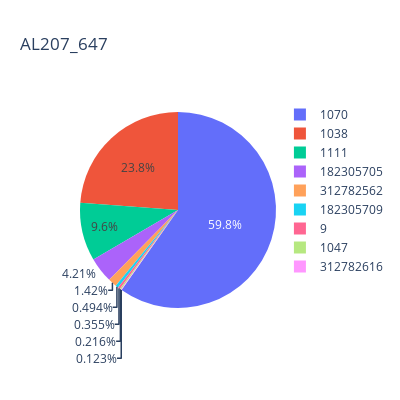
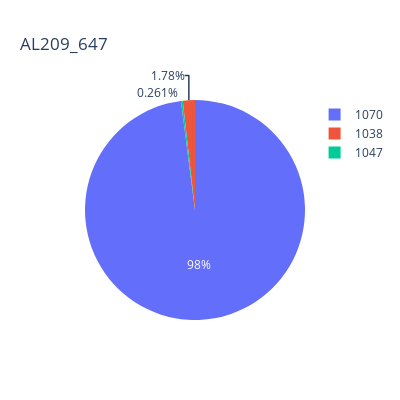
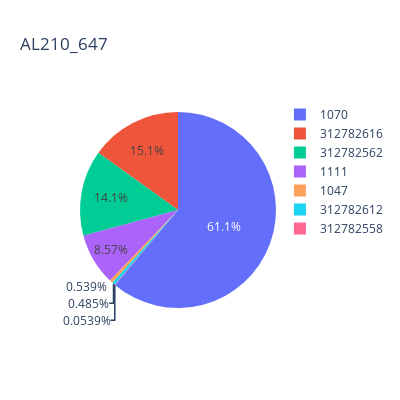
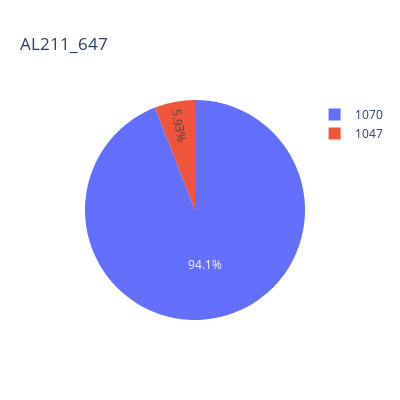

These figures' notebook cell, in order:
### Code cell
for i in range(0, len(data)):
    plot_pie(data,i)

### Figure 1 — Plotly figure (JSON) as saved in the notebook; plotly's stock layout.template omitted (floating-point values rounded to 4 significant figures)
{"data": [{"domain": {"x": [0, 1], "y": [0, 1]}, "hovertemplate": "label=%{label}<br>value=%{value}<extra></extra>", "labels": [9, 1038, 1047, 1070, 1111, 182305705, 182305709, 312782562, 312782616], "legendgroup": "", "name": "", "showlegend": true, "type": "pie", "values": [23, 1543, 14, 3873, 622, 273, 32, 92, 8]}], "layout": {"height": 400, "legend": {"tracegroupgap": 0}, "title": {"text": "AL207_647"}, "width": 400}}

### Figure 2 — Plotly figure (JSON) as saved in the notebook; plotly's stock layout.template omitted (floating-point values rounded to 4 significant figures)
{"data": [{"domain": {"x": [0, 1], "y": [0, 1]}, "hovertemplate": "label=%{label}<br>value=%{value}<extra></extra>", "labels": [1038, 1047, 1070], "legendgroup": "", "name": "", "showlegend": true, "type": "pie", "values": [75, 11, 4132]}], "layout": {"height": 400, "legend": {"tracegroupgap": 0}, "title": {"text": "AL209_647"}, "width": 400}}

### Figure 3 — Plotly figure (JSON) as saved in the notebook; plotly's stock layout.template omitted (floating-point values rounded to 4 significant figures)
{"data": [{"domain": {"x": [0, 1], "y": [0, 1]}, "hovertemplate": "label=%{label}<br>value=%{value}<extra></extra>", "labels": [1047, 1070, 1111, 312782558, 312782562, 312782612, 312782616], "legendgroup": "", "name": "", "showlegend": true, "type": "pie", "values": [10, 1134, 159, 1, 262, 9, 280]}], "layout": {"height": 400, "legend": {"tracegroupgap": 0}, "title": {"text": "AL210_647"}, "width": 400}}

### Figure 4 — Plotly figure (JSON) as saved in the notebook; plotly's stock layout.template omitted (floating-point values rounded to 4 significant figures)
{"data": [{"domain": {"x": [0, 1], "y": [0, 1]}, "hovertemplate": "label=%{label}<br>value=%{value}<extra></extra>", "labels": [1047, 1070], "legendgroup": "", "name": "", "showlegend": true, "type": "pie", "values": [94, 1490]}], "layout": {"height": 400, "legend": {"tracegroupgap": 0}, "title": {"text": "AL211_647"}, "width": 400}}
